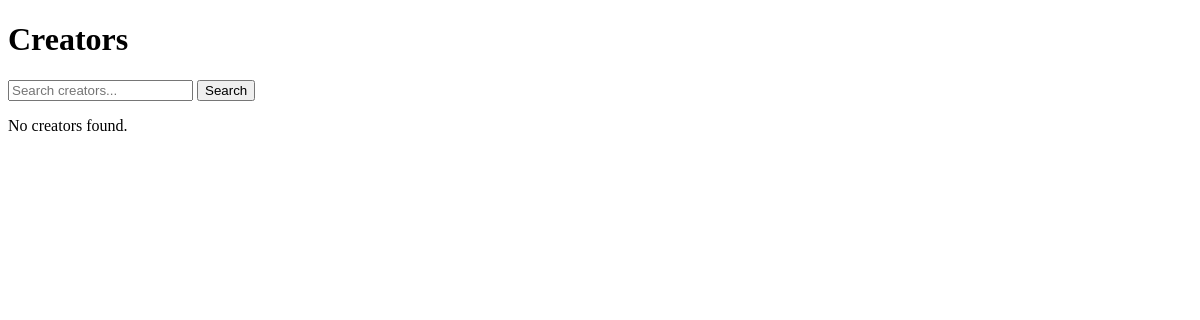
The app's page /creators/, older data.
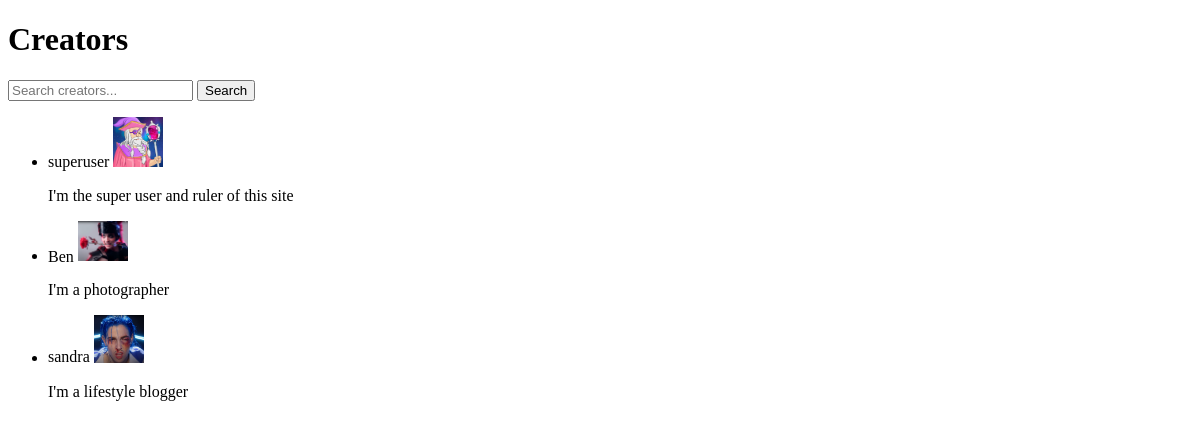
The same page, newer data.
### creators/models.py (models this page shows, shortened)
class Creator(models.Model):
    user = models.OneToOneField(User, on_delete=models.CASCADE)
    avatar = models.ImageField(upload_to='creator_avatars/', null=True, blank=True)
    about_me = models.TextField(blank=True)

### creators/views.py (the view)
# urls.py: path('', CreatorListView.as_view(), name='creator_list'),
class CreatorListView(ListView):
    model = Creator
    template_name = 'creators/creator_list.html'
    context_object_name = 'creators'
    def get_queryset(self):
        queryset = super().get_queryset()
        search_query = self.request.GET.get('search')
        if search_query:
            queryset = queryset.filter(
                Q(user__username__icontains=search_query) |
                Q(about_me__icontains=search_query)
            )
        return queryset

### creators/templates/creators/creator_list.html (shortened to what this page needs)
<!DOCTYPE html>
<html>
  <head>
  </head>
  <body>
    <h1>Creators</h1>
    <form method="get">
      <input type="text" name="search" placeholder="Search creators..." />
      <button type="submit">Search</button>
    </form>
    {% if creators %}
    <ul>
      {% for creator in creators %}
      <li>
        {{ creator.user.username }} {% if creator.avatar %}
        <img
          src="{{ creator.avatar.url }}"
          alt="{{ creator.user.username }}'s avatar"
          width="50"
        />
        {% endif %}
        <p>{{ creator.about_me|truncatewords:20 }}</p>
      </li>
      {% endfor %}
    </ul>
    {% else %}
    <p>No creators found.</p>
    {% endif %}
  </body>
</html>

Row changes from the older to the newer data that the page shows:
added Creator: user.username "superuser", avatar (picture), about_me "I'm the super user and ruler of this site"
added Creator: user.username "Ben", avatar (picture), about_me "I'm a photographer"
added Creator: user.username "sandra", avatar (picture), about_me "I'm a lifestyle blogger"
Text that changed along with them:
text no longer shown: "No creators found."
